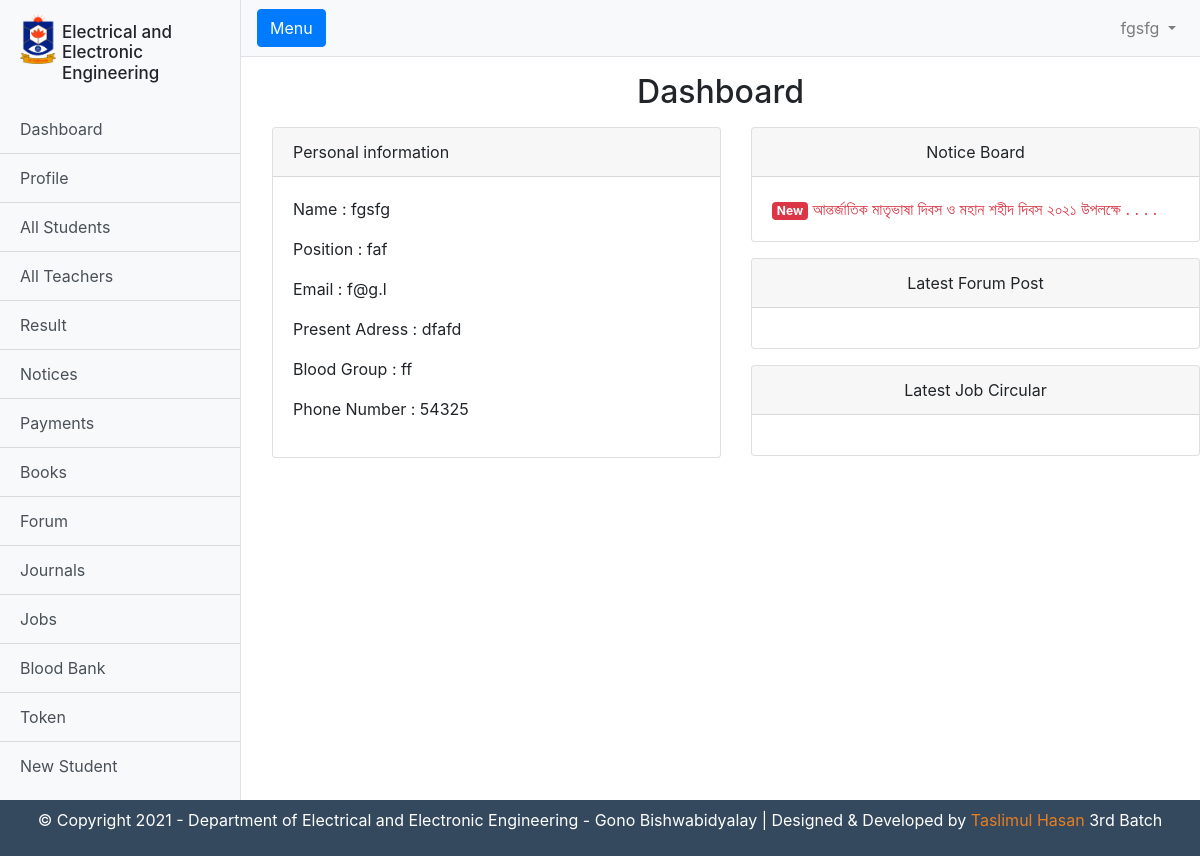
The app's page /admin/index.php (signed in) with its own data.
### tables this page shows
CREATE TABLE `teachers` (
  `id` int(11) NOT NULL,
  `full_name` varchar(255) DEFAULT NULL,
  `fathers_name` varchar(255) DEFAULT NULL,
  `mothers_name` varchar(255) DEFAULT NULL,
  `dob` date NOT NULL,
  `gender` varchar(255) DEFAULT NULL,
  `present_adress` varchar(255) DEFAULT NULL,
  `permanent_adress` varchar(255) DEFAULT NULL,
  `blood_group` varchar(255) DEFAULT NULL,
  `my_phone_number` varchar(255) DEFAULT NULL,
  `position` varchar(255) NOT NULL,
  `email` varchar(255) DEFAULT NULL,
  `password` varchar(255) DEFAULT NULL,
  `img` varchar(255) NOT NULL
);

CREATE TABLE `notices` (
  `id` int(11) NOT NULL,
  `title` varchar(266) NOT NULL,
  `content` longtext NOT NULL,
  `auther` varchar(255) NOT NULL,
  `date` varchar(255) NOT NULL,
  `noticeid` varchar(255) NOT NULL,
  `files` varchar(255) NOT NULL
);

### admin/logic.php (called while the page is built)
<?php
$email= $_SESSION["email"];
$dbmain = $connection -> query("SELECT * FROM teachers WHERE email = '$email'");
$db = mysqli_fetch_array($dbmain);
?>

### admin/index.php (the view, shortened to what this page needs)
<?php require_once("templete-parts/header.php");
require_once("logic.php");
$noticeDB = mysqli_query($connection,"SELECT * FROM notices ORDER BY id DESC LIMIT 5;");
?>
      <div class="container-fluid">
        <h2 class= "m-3 text-center" >Dashboard</h2>
      </div>
      <div class="row ml-3">
        <div class="col-md-6">
          <div class="card">
            <div class="card-header">
              Personal information
            </div>
            <div class="card-body">
              <p class="name"><?php echo " Name : " . $db["full_name"];?></p>
              <p class="name"><?php echo " Position : " . $db["position"];?></p>
              <p class="name"><?php echo " Email : " . $db["email"];?></p>
              <p class="name"><?php echo " Present Adress : " . $db["present_adress"];?></p>
              <p class="name"><?php echo " Blood Group : " . $db["blood_group"];?></p>
              <p class="name"><?php echo " Phone Number : " . $db["my_phone_number"];?></p>
            </div>
          </div>
        </div>
        <div class="col-md-6">
          <div class="card">
            <div class="card-header text-center">
              Notice Board
            </div>
            <div class="card-body">
              <?php foreach($noticeDB as $line){?>
              <a href="viewnotice.php?id=<?php echo $line['noticeid']?>" class="name text-danger"><?php
                $con1 = $line["title"];
                $con2=explode(" ",$con1);
                $con3=array_slice($con2,0,9);
                $finalcon =implode(" ",$con3);
                ?>
                 <span class="badge badge-danger">New</span>
                <?php echo $finalcon . " . . . ." . "<br>";?></a>
              <?php }?>
            </div>
          </div>
          <div class="card mt-3">
            <div class="card-header text-center">
              Latest Forum Post
            </div>
            <div class="card-body">
            </div>
          </div>
          <div class="card mt-3">
            <div class="card-header text-center">
              Latest Job Circular
            </div>
            <div class="card-body">
            </div>
          </div>
          </div>
      </div>
      <?php require_once("templete-parts/footer.php") ?>

### admin/templete-parts/header.php (shortened to what this page needs)
<?php
require_once("../rprocess.php");
require_once("./logic.php");
?>
<!DOCTYPE html>
<html lang="en">
<head>
  <link href="vendor/bootstrap/css/bootstrap.min.css" rel="stylesheet">
  <link href="css/sidebar.css" rel="stylesheet">
  <link rel="stylesheet" href="style.css" class="css">
</head>
<body>
  <div class="d-flex" id="wrapper">
    <div class="bg-light border-right" id="sidebar-wrapper">
      <div class="sidebar-heading">
        <img src="img/logo.png" alt="" class="logo">
        <h1 class="head">Electrical and Electronic Engineering</h1>
      </div>
      <div class="list-group list-group-flush">
        <a href="index.php" class="list-group-item list-group-item-action bg-light">Dashboard</a>
        <a href="profile.php" class="list-group-item list-group-item-action bg-light">Profile</a>
        <a href="students.php" class="list-group-item list-group-item-action bg-light">All Students</a>
        <a href="teachers.php" class="list-group-item list-group-item-action bg-light">All Teachers</a>
        <a href="result.php" class="list-group-item list-group-item-action bg-light">Result</a>
        <a href="notices.php" class="list-group-item list-group-item-action bg-light">Notices</a>
        <a href="payments.php" class="list-group-item list-group-item-action bg-light">Payments</a>
        <a href="books.php" class="list-group-item list-group-item-action bg-light">Books</a>
        <a href="forum.php" class="list-group-item list-group-item-action bg-light">Forum</a>
        <a href="journal.php" class="list-group-item list-group-item-action bg-light">Journals</a>
        <a href="jobs.php" class="list-group-item list-group-item-action bg-light">Jobs</a>
        <a href="blood.php" class="list-group-item list-group-item-action bg-light">Blood Bank</a>
        <a href="token.php" class="list-group-item list-group-item-action bg-light">Token</a>
        <a href="new_student.php" class="list-group-item list-group-item-action bg-light">New Student</a>
      </div>
    </div>
    <div id="page-content-wrapper">
      <nav class="navbar navbar-expand-lg navbar-light bg-light border-bottom">
        <button class="btn btn-primary" id="menu-toggle">Menu</button>
        <div class="collapse navbar-collapse" id="navbarSupportedContent">
          <ul class="navbar-nav ml-auto mt-2 mt-lg-0">
            <li class="nav-item dropdown">
              <a class="nav-link dropdown-toggle" href="#" id="navbarDropdown" role="button" data-toggle="dropdown" aria-haspopup="true" aria-expanded="false">
                <?php echo $db["full_name"];?>
              </a>
            </li>
          </ul>
        </div>
      </nav>

### admin/css/sidebar.css (style rules this page uses)
#wrapper { overflow-x: hidden; }
#sidebar-wrapper { min-height: 100vh; margin-left: -15rem; -webkit-transition: margin .25s ease-out; -moz-transition: margin .25s ease-out; -o-transition: margin .25s ease-out; transition: margin .25s ease-out; }
#sidebar-wrapper .sidebar-heading { padding: 0.875rem 1.25rem; font-size: 1.2rem; }
#sidebar-wrapper .list-group { width: 15rem; }
#page-content-wrapper { min-width: 100vw; }
@media (min-width: 768px) { #sidebar-wrapper { margin-left: 0; } }
@media (min-width: 768px) { #page-content-wrapper { min-width: 0; width: 100%; } }

### admin/style.css (style rules this page uses)
.logo { max-height: 50px; float: left; max-width: 3vw; }
.head { float: left; font-size: 17px; overflow: hidden; max-width: 11vw; margin-left: .5vw; margin-top: 1vh; }
.sidebar-heading { padding-right: 0px !important; overflow: hidden; }

### records on screen
teachers: full_name "fgsfg", position "faf", email "f@g.l", present_adress "dfafd", blood_group "ff", my_phone_number "54325"
notices: title "আন্তর্জাতিক মাতৃভাষা দিবস ও মহান শহীদ দিবস ২০২১ উপলক্ষে"
